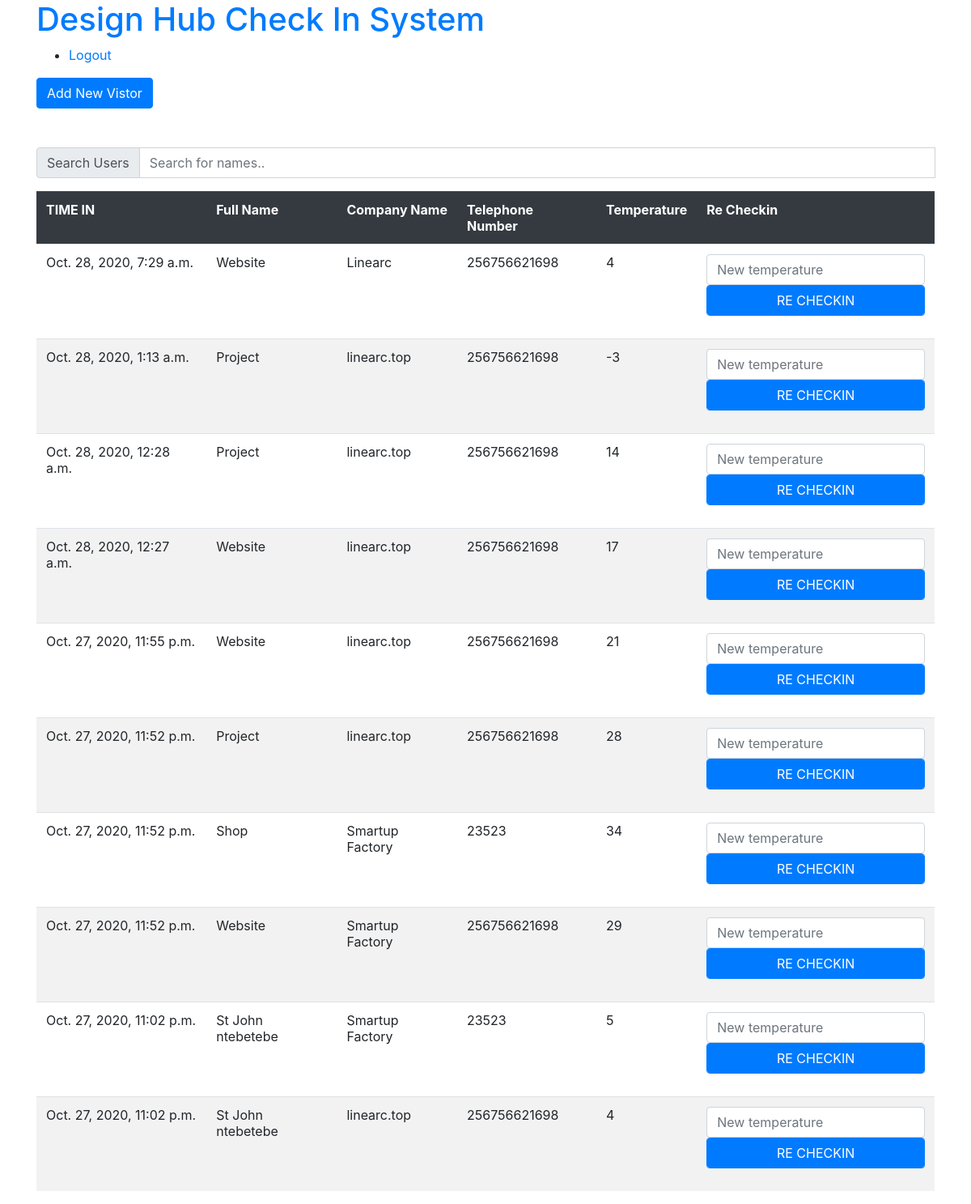
The app's page / (signed in), older data.
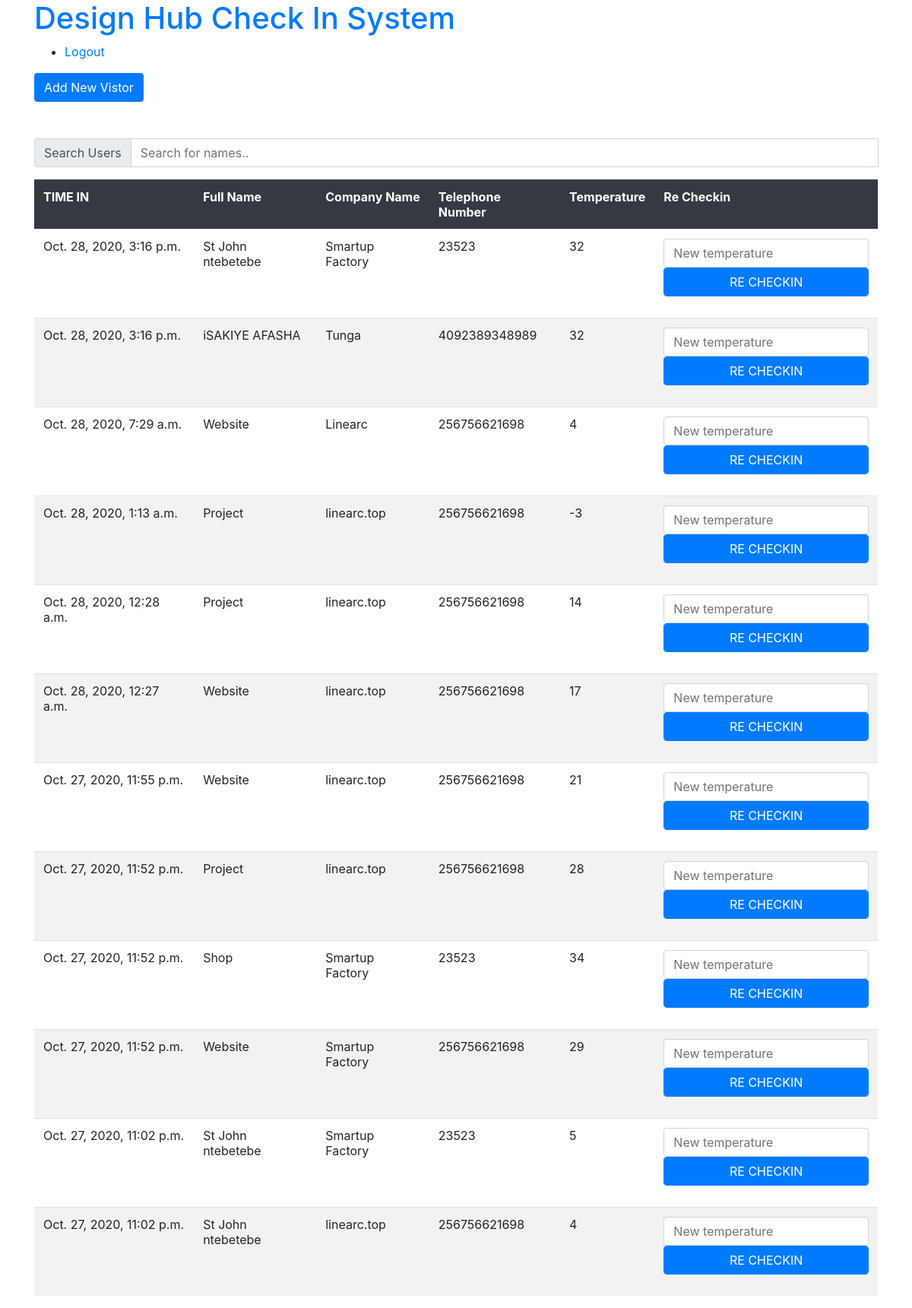
The same page, newer data.
### checkin/models.py (models this page shows, shortened)
class Checkins(models.Model):
    visitor = models.ForeignKey(Visitors, on_delete=models.CASCADE)
    temperature = models.IntegerField()
    created_date = models.DateTimeField(default=timezone.now)

class Visitors(models.Model):
    name = models.CharField(max_length=200)
    identification_number = models.CharField(max_length=200, blank=True)
    company = models.CharField(max_length=200)
    telephone_number = models.IntegerField()

### checkin/views.py (the view, shortened to what this page needs)
# urls.py: path('', views.index, name="index"),
def index(request):
    if request.user.is_authenticated:
        add_form = AddForm()
        visitors_list = Checkins.objects.all().order_by('-created_date')
        return render(
            request, 'checkin/mainpage.html', {
                    'addform': add_form,
                    'visitors_list': visitors_list
                })

### checkin/forms.py
class AddForm(forms.Form):
    name = forms.CharField(label='Full name', max_length=100, widget=forms.TextInput(attrs={'class': 'form-control'}))
    company = forms.CharField(label="Company's name", max_length=100,widget=forms.TextInput(attrs={'class': 'form-control'}))
    identification_number = forms.CharField(label='ID number', max_length=100 ,widget=forms.TextInput(attrs={'class': 'form-control'}))
    telephone_number = forms.CharField(label='Phone number', max_length=100 ,widget=forms.TextInput(attrs={'class': 'form-control'}))
    temperature = forms.IntegerField(max_value=50,widget=forms.TextInput(attrs={'class': 'form-control'}))

### checkin/templates/checkin/mainpage.html (shortened to what this page needs)
{% extends 'checkin/layout/base.html' %}
{% block content %}
<button type="button" class="btn btn-primary" data-toggle="modal" data-target=".bd-add-user-modal-lg">Add New
    Vistor</button>
<br />
<br />
<br />
{% if visitors_list %}
<div>
    <div class="input-group mb-3">
        <div class="input-group-prepend">
            <span class="input-group-text">Search Users </span>
        </div>
        <input class="form-control" aria-label="Search Visitors Here" type="text" id="myInput" onkeyup="myFunction()"
            placeholder="Search for names..">
    </div>
    <div class="table-responsive">
        <table class="table table-striped" id="myUL">
            <tr class="thead-dark">
                <th>TIME IN</th>
                <th>Full Name</th>
                <th>Company Name</th>
                <th>Telephone Number</th>
                <th>Temperature</th>
                <th>Re Checkin</th>
            </tr>
            {% for visitor in visitors_list %}
            <tr>
                <td>{{visitor.created_date}}</td>
                <td>{{visitor.visitor.name}}</td>
                <td>{{visitor.visitor.company}}</td>
                <td>{{visitor.visitor.telephone_number}}</td>
                <td>{{visitor.temperature}}</td>
                <td>
                    <form action="{% url 'recheckin' %}" method="post">
                        <input required class="form-control" placeholder="New temperature" name="temp" size=3
                            type="number">
                        <button class="form-control btn btn-primary" type="submit">RE CHECKIN</button>
                    </form>
                </td>
            </tr>
            {% endfor %}
        </table>
    </div>
</div>
{% endif %}
{% endblock %}

### checkin/templates/checkin/layout/base.html (shortened to what this page needs)
{% load static %}
<html>
<head>
<link rel="stylesheet" href="https://cdn.jsdelivr.net/npm/bootstrap@4.5.3/dist/css/bootstrap.min.css">
</head>
<body>
    <div class="container">
        <div class="page-header">
            <h1><a href="/">Design Hub Check In System</a></h1>
            <ul>
                {% if user.is_authenticated %}
                    <li><a href="{% url 'logout' %}">Logout</a></li>
                {% endif%}
            </ul>
        </div>
        {% block content %}
        {% endblock %}
    </div>
</body>

Row changes from the older to the newer data that the page shows:
added Checkins: created_date "Oct. 28, 2020, 3:16 p.m.", visitor.name "St John ntebetebe", visitor.company "Smartup Factory", visitor.telephone_number "23523", temperature "32"
added Checkins: created_date "Oct. 28, 2020, 3:16 p.m.", visitor.name "iSAKIYE AFASHA", visitor.company "Tunga", visitor.telephone_number "4092389348989", temperature "32"
